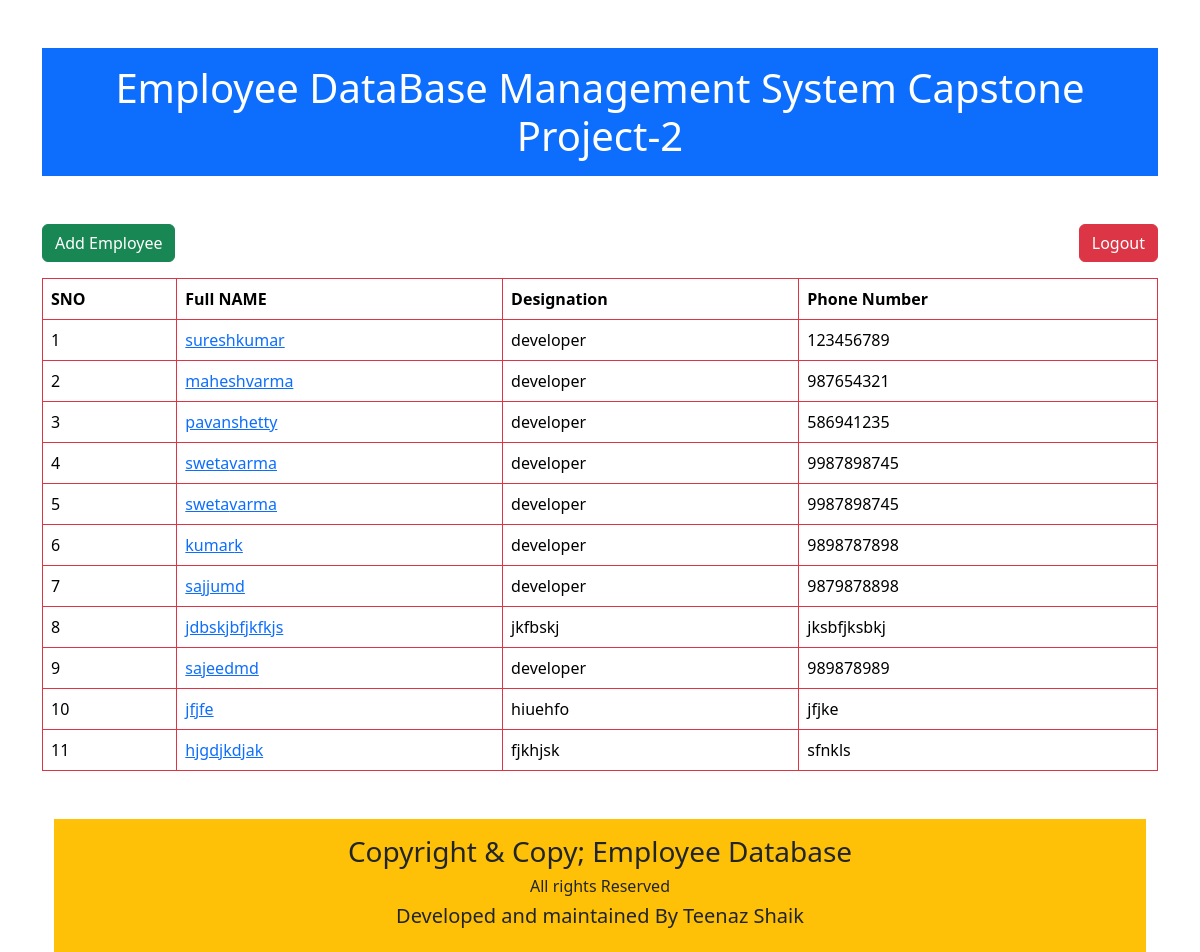
The app's page / (signed in) with its own data.
### salary/models.py (models this page shows)
class Employee(models.Model):
    first_name=models.CharField(max_length=100)
    last_name=models.CharField(max_length=100)
    photo=models.CharField(max_length=100)
    designation=models.CharField(max_length=100)
    email_address=models.CharField(max_length=100)
    phone_number=models.CharField(max_length=100)

### salary/views.py (the view)
# urls.py: 2. Add a URL to urlpatterns:  path('', views.home, name='home')
@login_required
def home(request):
    employee=Employee.objects.all()
    return render(request,'salary/home.html',{'employees':employee})

### salary/templates/salary/home.html (shortened to what this page needs)
<!DOCTYPE html>
<html lang="en">
<head>
    <link href="https://cdn.jsdelivr.net/npm/bootstrap@5.3.5/dist/css/bootstrap.min.css" rel="stylesheet">
</head>
<body>
    <div class="container mt-5">
        <h1 class="mb-5 bg-primary text-center text-white p-3">Employee DataBase Management System Capstone Project-2</h1>
        <a href="{% url "add_employee" %}" class="btn btn-success mb-3">Add Employee</a>
        <a href="{%url 'logout'%}" class="btn btn-danger float-end">Logout</a>
    <table class="table table-hover table-bordered border-danger">
        <thead>
        <tr>
            <th>SNO</th>
            <th>Full NAME</th>
            <th>Designation</th>
            <th>Phone Number</th>
        </tr>
    </thead>
    <tbody>
        {% for x in employees %}
        <tr>
            <td>{{forloop.counter}}</td>
            <td><a href="{% url 'employee_detail' x.id %}">{{x.first_name}}{{x.last_name}}</a></td>
            <td>{{x.designation}}</td>
            <td>{{x.phone_number}}</td>
        </tr>
        {% endfor %}
    </tbody>
</table>
<div class="container">
<footer class="text-center mt-5 bg-warning p-3">
<div class="row">
    <div class="col">
        <h3>Copyright & Copy; Employee Database</h3>
        <h6>All rights Reserved</h6>
        <h5>Developed and maintained By Teenaz Shaik</h5>
    </div>
</div>
</footer>
</div>
</div>
</body>
</html>

### records on screen
Employee: first_name "suresh", last_name "kumar", designation "developer", phone_number "123456789"
Employee: first_name "mahesh", last_name "varma", designation "developer", phone_number "987654321"
Employee: first_name "pavan", last_name "shetty", designation "developer", phone_number "586941235"
Employee: first_name "sweta", last_name "varma", designation "developer", phone_number "9987898745"
Employee: first_name "sweta", last_name "varma", designation "developer", phone_number "9987898745"
Employee: first_name "kumar", last_name "k", designation "developer", phone_number "9898787898"
Employee: first_name "sajju", last_name "md", designation "developer", phone_number "9879878898"
Employee: first_name "jdbskjbf", last_name "jkfkjs", designation "jkfbskj", phone_number "jksbfjksbkj"
Employee: first_name "sajeed", last_name "md", designation "developer", phone_number "989878989"
Employee: first_name "jf", last_name "jfe", designation "hiuehfo", phone_number "jfjke"
Employee: first_name "hjgd", last_name "jkdjak", designation "fjkhjsk", phone_number "sfnkls"
